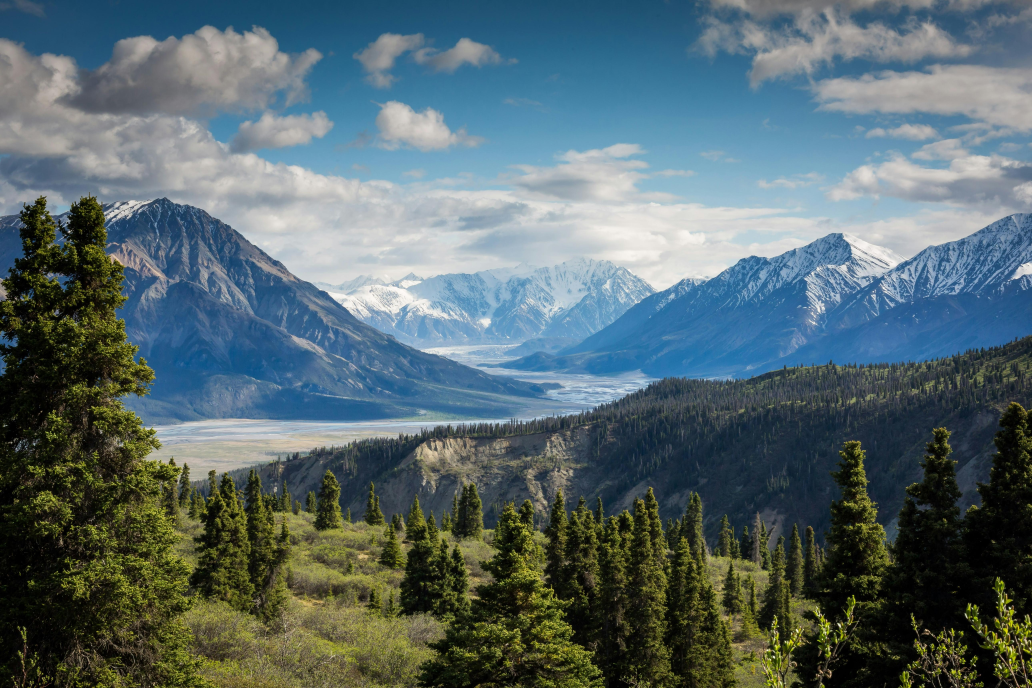
#> input picture COT/AT1/Q8/8.jpg, 5160 x 3440 px (shown at 1/5 size)
$ python cv_co1_at1_q08.py
#> lines starting #> are read from the running program, lines starting #| are printed output that depends on the picture
# -*- coding: utf-8 -*-
"""cv-co1-at1-q08.ipynb

Automatically generated by Colab.

Original file is located at
    https://colab.research.google.com/drive/1CIfS4Z73zwRt2F0z6ZuJTAL_qYpgrePN
"""

# Install required library (already available in Colab)
import cv2
import numpy as np
from google.colab.patches import cv2_imshow

# Read image
image = cv2.imread('8.jpg')
#> image is the input picture: shape (3440, 5160, 3); mean B, G, R 108.1, 104.5, 86.7

# Resize for display (optional)
image = cv2.resize(image, (500, 350))
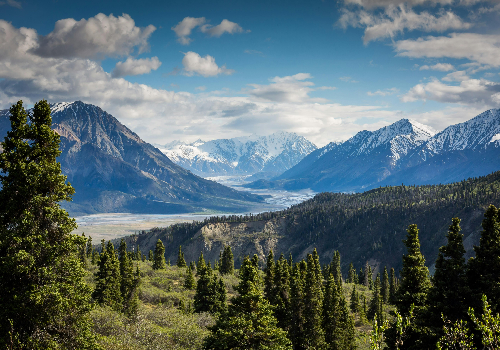
#> image: shape (350, 500, 3); mean B, G, R 108, 104.4, 86.6

# Generate Gaussian noise
mean = 0
sigma = 25

gaussian = np.random.normal(mean, sigma, image.shape).astype(np.int16)

# Add noise to image
noisy = image.astype(np.int16) + gaussian
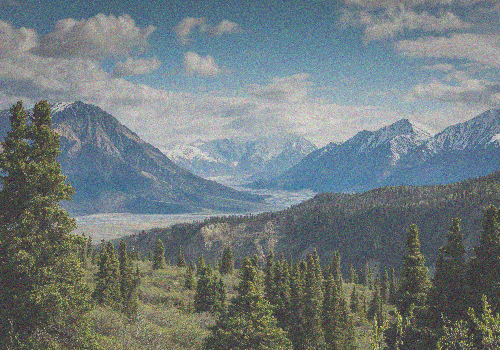
#> noisy: shape (350, 500, 3) int16; mean B, G, R 108.1, 104.5, 86.6; drawn with min black and max white
noisy = np.clip(noisy, 0, 255).astype(np.uint8)
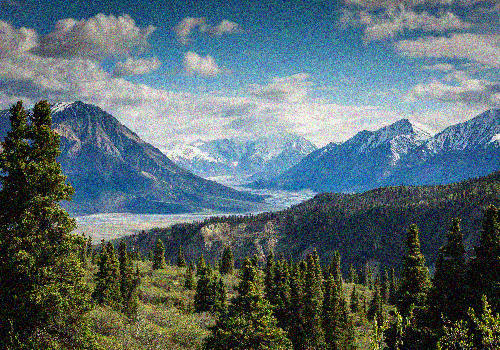
#> noisy: shape (350, 500, 3); mean B, G, R 109.4, 105.3, 87.6

# Apply Gaussian Blur
gaussian_blur = cv2.GaussianBlur(noisy, (5,5), 0)
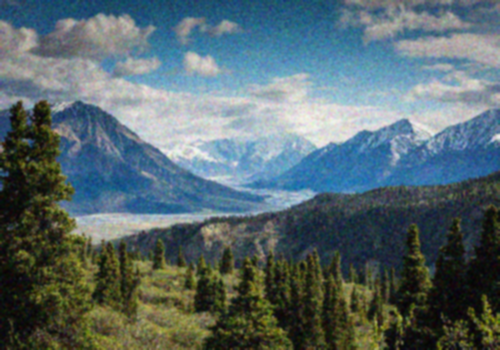
#> gaussian_blur: shape (350, 500, 3); mean B, G, R 109.4, 105.3, 87.6

# Apply Median Filter
median = cv2.medianBlur(noisy, 5)
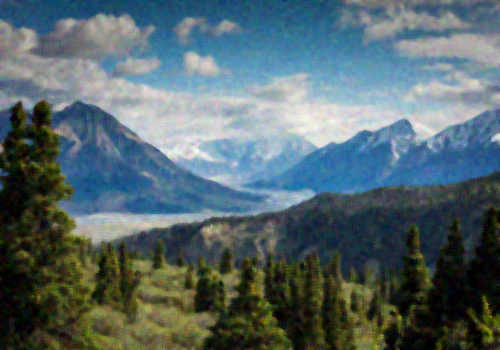
#> median: shape (350, 500, 3); mean B, G, R 107.5, 103.3, 85.3

# Apply Bilateral Filter
bilateral = cv2.bilateralFilter(noisy, 9, 75, 75)
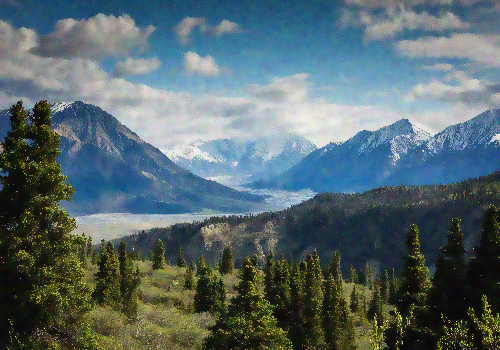
#> bilateral: shape (350, 500, 3); mean B, G, R 109, 104.6, 86.8

# Display images
print("Original Image")
cv2_imshow(image)

print("Noisy Image")
cv2_imshow(noisy)

print("Gaussian Blur Result")
cv2_imshow(gaussian_blur)

print("Median Filter Result")
cv2_imshow(median)

print("Bilateral Filter Result")
cv2_imshow(bilateral)

# Save outputs
cv2.imwrite("Noisy_Image.jpg", noisy)
cv2.imwrite("Gaussian_Blur.jpg", gaussian_blur)
cv2.imwrite("Median_Filter.jpg", median)
cv2.imwrite("Bilateral_Filter.jpg", bilateral)
